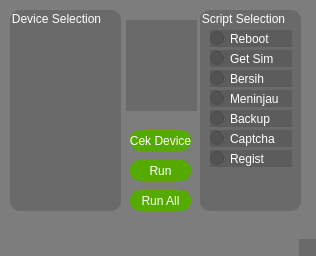
<?xml version="1.0" encoding="UTF-8"?>
<ui version="4.0">
 <class>MainWindow</class>
 <widget class="QMainWindow" name="MainWindow">
  <property name="geometry">
   <rect>
    <x>0</x>
    <y>0</y>
    <width>316</width>
    <height>256</height>
   </rect>
  </property>
  <property name="focusPolicy">
   <enum>Qt::ClickFocus</enum>
  </property>
  <property name="windowTitle">
   <string>XP88 Panjalu Infinity</string>
  </property>
  <property name="windowIcon">
   <iconset>
    <normaloff>../Test/img/logo.png</normaloff>../Test/img/logo.png</iconset>
  </property>
  <property name="autoFillBackground">
   <bool>false</bool>
  </property>
  <property name="styleSheet">
   <string notr="true">background-color: rgba(65, 65, 65,80);
color: rgb(255, 255, 255);
</string>
  </property>
  <widget class="QWidget" name="centralwidget">
   <widget class="QGroupBox" name="device_select">
    <property name="geometry">
     <rect>
      <x>10</x>
      <y>10</y>
      <width>111</width>
      <height>201</height>
     </rect>
    </property>
    <property name="styleSheet">
     <string notr="true">border-radius: 10px;</string>
    </property>
    <property name="title">
     <string>Device Selection</string>
    </property>
   </widget>
   <widget class="QPushButton" name="b_run">
    <property name="enabled">
     <bool>true</bool>
    </property>
    <property name="geometry">
     <rect>
      <x>130</x>
      <y>160</y>
      <width>61</width>
      <height>21</height>
     </rect>
    </property>
    <property name="focusPolicy">
     <enum>Qt::ClickFocus</enum>
    </property>
    <property name="acceptDrops">
     <bool>false</bool>
    </property>
    <property name="autoFillBackground">
     <bool>false</bool>
    </property>
    <property name="styleSheet">
     <string notr="true">background-color: rgb(85, 170, 0);border-radius:10px;</string>
    </property>
    <property name="text">
     <string>Run</string>
    </property>
    <property name="checkable">
     <bool>false</bool>
    </property>
    <property name="checked">
     <bool>false</bool>
    </property>
    <property name="default">
     <bool>false</bool>
    </property>
   </widget>
   <widget class="QPushButton" name="b_runall">
    <property name="geometry">
     <rect>
      <x>130</x>
      <y>190</y>
      <width>61</width>
      <height>21</height>
     </rect>
    </property>
    <property name="styleSheet">
     <string notr="true">background-color: rgb(85, 170, 0);border-radius:10px;</string>
    </property>
    <property name="text">
     <string>Run All</string>
    </property>
   </widget>
   <widget class="QGroupBox" name="script_select">
    <property name="geometry">
     <rect>
      <x>200</x>
      <y>10</y>
      <width>101</width>
      <height>201</height>
     </rect>
    </property>
    <property name="styleSheet">
     <string notr="true">border-radius: 10px;</string>
    </property>
    <property name="title">
     <string>Script Selection</string>
    </property>
    <widget class="QRadioButton" name="b_reboot">
     <property name="geometry">
      <rect>
       <x>10</x>
       <y>20</y>
       <width>82</width>
       <height>17</height>
      </rect>
     </property>
     <property name="text">
      <string>Reboot</string>
     </property>
    </widget>
    <widget class="QRadioButton" name="b_getsim">
     <property name="geometry">
      <rect>
       <x>10</x>
       <y>40</y>
       <width>82</width>
       <height>17</height>
      </rect>
     </property>
     <property name="text">
      <string>Get Sim</string>
     </property>
    </widget>
    <widget class="QRadioButton" name="b_bersih">
     <property name="geometry">
      <rect>
       <x>10</x>
       <y>60</y>
       <width>82</width>
       <height>17</height>
      </rect>
     </property>
     <property name="text">
      <string>Bersih</string>
     </property>
    </widget>
    <widget class="QRadioButton" name="b_meninjau">
     <property name="geometry">
      <rect>
       <x>10</x>
       <y>80</y>
       <width>82</width>
       <height>17</height>
      </rect>
     </property>
     <property name="text">
      <string>Meninjau</string>
     </property>
    </widget>
    <widget class="QRadioButton" name="b_backup">
     <property name="geometry">
      <rect>
       <x>10</x>
       <y>100</y>
       <width>82</width>
       <height>17</height>
      </rect>
     </property>
     <property name="text">
      <string>Backup</string>
     </property>
    </widget>
    <widget class="QRadioButton" name="b_captcha">
     <property name="geometry">
      <rect>
       <x>10</x>
       <y>120</y>
       <width>82</width>
       <height>17</height>
      </rect>
     </property>
     <property name="text">
      <string>Captcha</string>
     </property>
    </widget>
    <widget class="QRadioButton" name="b_regist">
     <property name="geometry">
      <rect>
       <x>10</x>
       <y>140</y>
       <width>82</width>
       <height>17</height>
      </rect>
     </property>
     <property name="text">
      <string>Regist</string>
     </property>
    </widget>
   </widget>
   <widget class="QLabel" name="pi_logo">
    <property name="geometry">
     <rect>
      <x>126</x>
      <y>20</y>
      <width>71</width>
      <height>91</height>
     </rect>
    </property>
    <property name="styleSheet">
     <string notr="true"/>
    </property>
    <property name="frameShape">
     <enum>QFrame::NoFrame</enum>
    </property>
    <property name="lineWidth">
     <number>1</number>
    </property>
    <property name="text">
     <string/>
    </property>
    <property name="pixmap">
     <pixmap>:/logo/PI.png</pixmap>
    </property>
    <property name="scaledContents">
     <bool>true</bool>
    </property>
   </widget>
   <widget class="QPushButton" name="b_cekdevice">
    <property name="enabled">
     <bool>true</bool>
    </property>
    <property name="geometry">
     <rect>
      <x>130</x>
      <y>130</y>
      <width>61</width>
      <height>21</height>
     </rect>
    </property>
    <property name="focusPolicy">
     <enum>Qt::ClickFocus</enum>
    </property>
    <property name="acceptDrops">
     <bool>false</bool>
    </property>
    <property name="autoFillBackground">
     <bool>false</bool>
    </property>
    <property name="styleSheet">
     <string notr="true">background-color: rgb(85, 170, 0);border-radius:10px;</string>
    </property>
    <property name="text">
     <string>Cek Device</string>
    </property>
    <property name="checkable">
     <bool>false</bool>
    </property>
    <property name="checked">
     <bool>false</bool>
    </property>
    <property name="default">
     <bool>false</bool>
    </property>
   </widget>
  </widget>
  <widget class="QMenuBar" name="menubar">
   <property name="geometry">
    <rect>
     <x>0</x>
     <y>0</y>
     <width>316</width>
     <height>21</height>
    </rect>
   </property>
  </widget>
  <widget class="QStatusBar" name="statusbar"/>
  <action name="actionNew">
   <property name="text">
    <string>New</string>
   </property>
  </action>
  <action name="actionSave">
   <property name="text">
    <string>Save</string>
   </property>
  </action>
  <action name="actionClose">
   <property name="text">
    <string>Close</string>
   </property>
  </action>
 </widget>
 <resources/>
 <connections/>
</ui>
